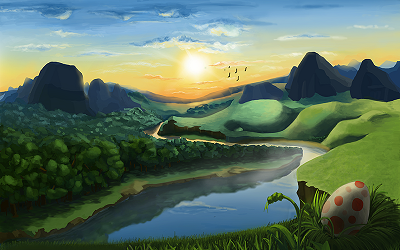
#> input picture sample1.png, 400 x 250 px, found by its file name
$ python ex4.py
#> lines starting #> are read from the running program, lines starting #| are printed output that depends on the picture; after the words box and inside, x2 and y2 are one past the last pixel; in counts of white or black regions, pixels touching at a corner belong together
import cv2
img = cv2.imread("sample1.png")
#> img is the input picture: shape (250, 400, 3); mean B, G, R 95.2, 113.8, 91.7
grayImg = cv2.cvtColor(img,cv2.COLOR_BGR2GRAY)
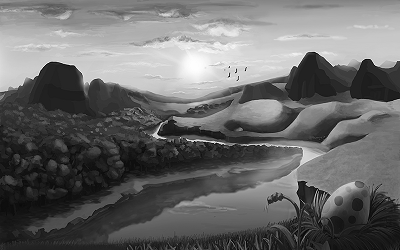
#> grayImg: shape (250, 400); min 0, max 254, mean 105.1
thresImg = cv2.threshold(grayImg,80,255,cv2.THRESH_BINARY)[1]
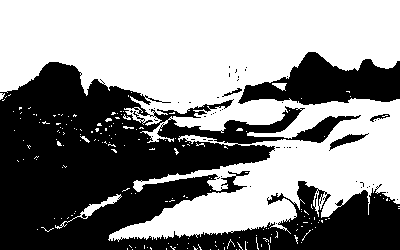
#> thresImg: shape (250, 400); 54.9% white; 51 black regions (46 under 20 px), largest, box (x1, y1, x2, y2) and area: (0, 62, 400, 250) 39715, (238, 52, 400, 105) 4936, (329, 133, 369, 151) 225, (370, 114, 390, 122) 59, (222, 88, 242, 97) 48
cv2.imwrite("thresholdImg2.jpg",thresImg)

$ run again, with sample2.png copied over sample1.png
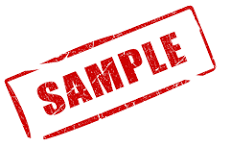
#> input picture sample2.png, 231 x 148 px, found by its file name
#> img is the input picture: shape (148, 231, 3); mean B, G, R 219.7, 219.7, 247.6
#> `grayImg = cv2.cvtColor(img,cv2.COLOR_BGR2GRAY)`:
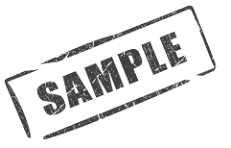
#> grayImg: shape (148, 231); min 59, max 255, mean 228.1
#> `thresImg = cv2.threshold(grayImg,80,255,cv2.THRESH_BINARY)[1]`:
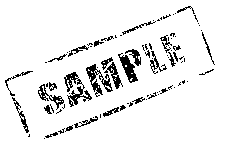
#> thresImg: shape (148, 231); 92% white; black in thin lines or dots, all inside (x1, y1, x2, y2) = (5, 6, 215, 139)
